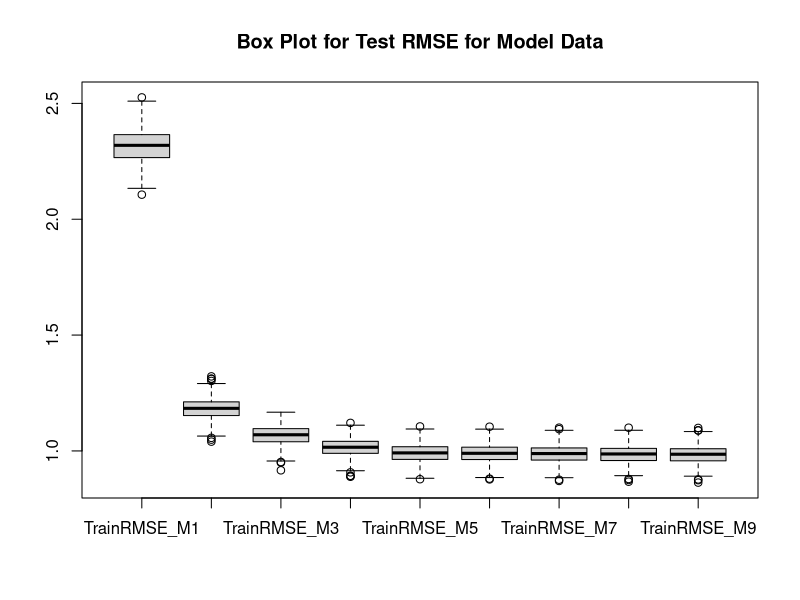
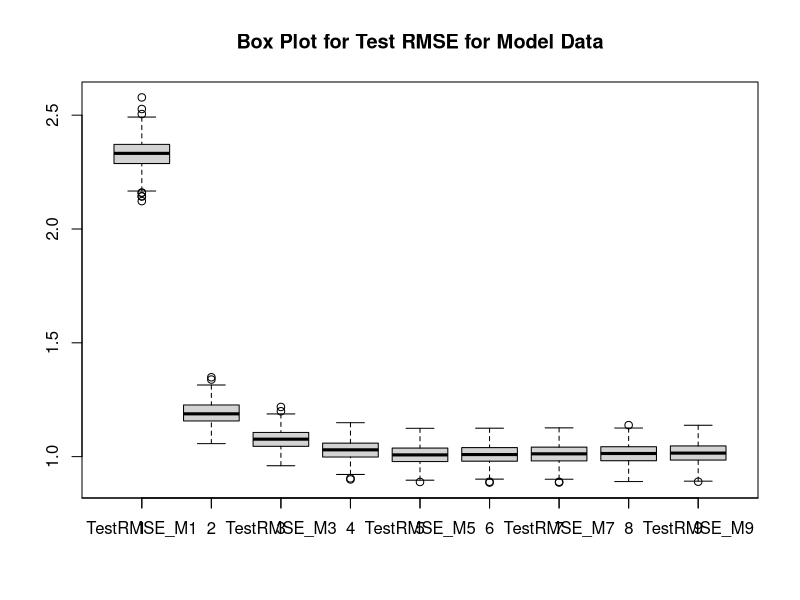
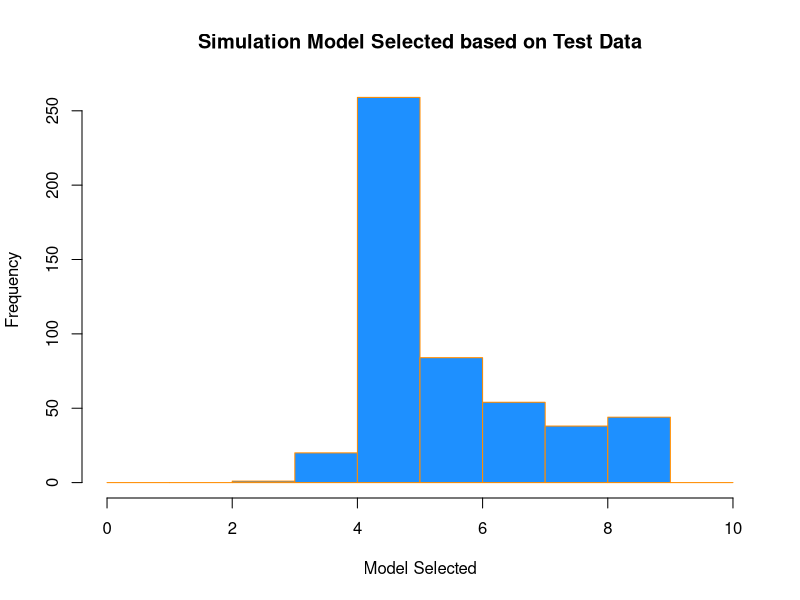
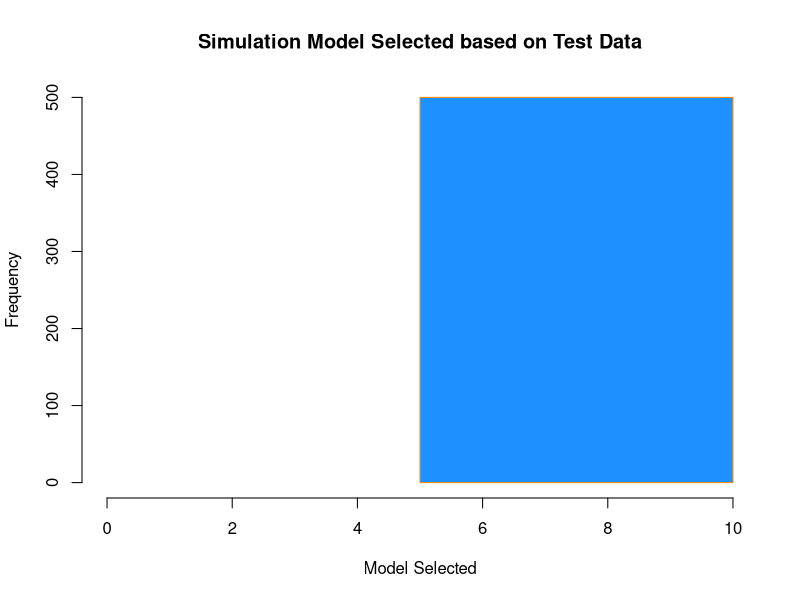
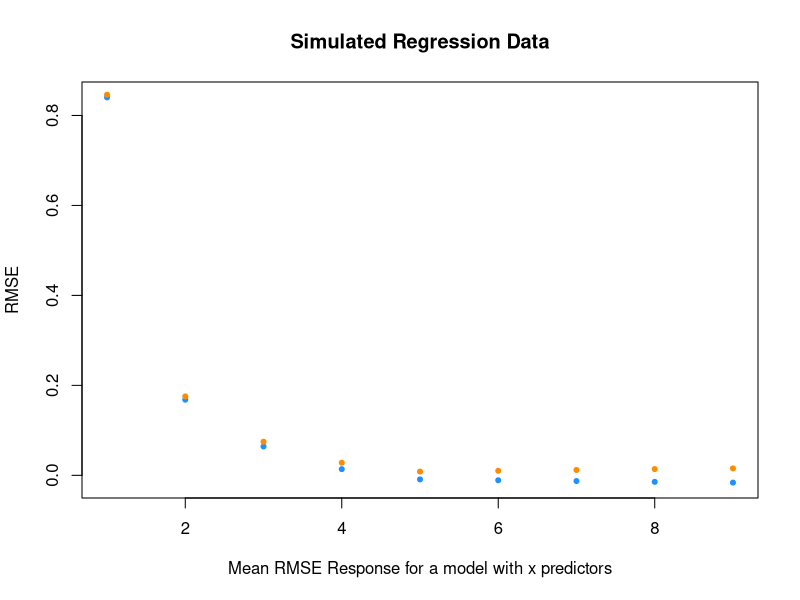
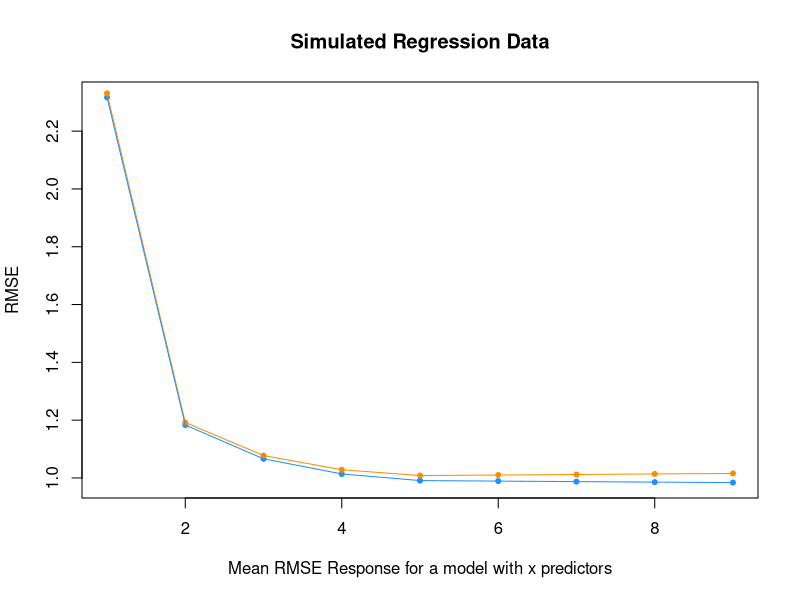
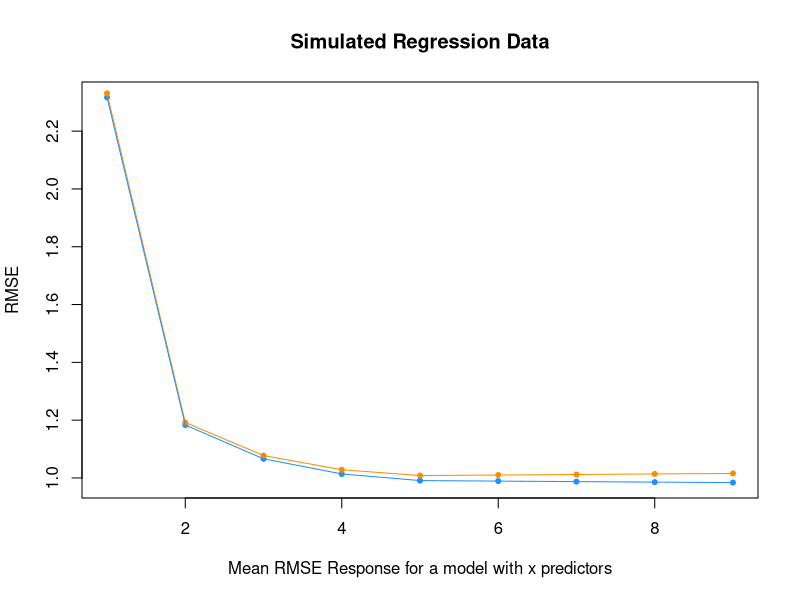

These charts were generated, in order, by the following R code:

#simulate from known data
#model the data


#set seed
birthday = 19810803
set.seed(birthday)

#set known model parameters
beta_0 = 0
beta_1 = 6
beta_2 = -3.5
beta_3 = 1.7
beta_4 = -1.1
beta_5 = 0.7
#set values of sigma for each simulation
sigma_1 = 1
sigma_2 = 2
sigma_3 = 4

num_sims = 500
sample_size_split = 300
sample_size_total = 600

library(readr)
study_2 = read_csv("study_2.csv")


x0 = rep(1, sample_size_total)
x1 = study_2$x1
x2 = study_2$x2
x3 = study_2$x3
x4 = study_2$x4
x5 = study_2$x5
x6 = study_2$x6
x7 = study_2$x7
x8 = study_2$x8
x9 = study_2$x9
y = rep(0, sample_size_total)


sim_data = data.frame(x1, x2, x3, x4, x5,x6, x7, x8, x9,  y)

get_predict = function(model, test_data){
  test_data$y - predict(model, newdata = test_data)
}

get_RMSE= function(data) {
  RMSE   = sqrt( mean(data ^ 2  ))
}

simulate2 = function(num_sims, sigma){
  RMSE_train   = matrix(0, nrow = num_sims, ncol = 9)
  RMSE_test    =  matrix(0, nrow = num_sims, ncol = 9)
  winner_test  = rep(0, num_sims)
  winner_train = rep(0, num_sims)
  
  for(i in 1:num_sims) {
      
    eps = rnorm(sample_size_total, mean = 0 , sd = sigma)
    
    sim_data$y = beta_0 * x0 + beta_1 * x1 + beta_2 * x2 + beta_3 * x3 + beta_4 * x4 + beta_5 * x5 +   eps
    
    train_index = sample(1:nrow(sim_data), sample_size_split)
    train = sim_data[train_index ,]
    test  = sim_data[-train_index ,]
    
    model_1 = lm( y ~ x1, data = train)
    model_2 = lm( y ~ x1 + x2, data = train)
    model_3 = lm( y ~ x1 + x2 + x3, data = train)
    model_4 = lm( y ~ x1 + x2 + x3 + x4, data = train)
    model_5 = lm( y ~ x1 + x2 + x3 + x4 + x5, data = train)
    model_6 = lm( y ~ x1 + x2 + x3 + x4 + x5 + x6, data = train)
    model_7 = lm( y ~ x1 + x2 + x3 + x4 + x5 + x6 + x7, data = train)
    model_8 = lm( y ~ x1 + x2 + x3 + x4 + x5 + x6 + x7 + x8, data = train)
    model_9 = lm( y ~ x1 + x2 + x3 + x4 + x5 + x6 + x7 + x8 + x9, data = train)
    
    RMSE_train[i ,] = c(get_RMSE(resid(model_1)), get_RMSE(resid(model_2)), get_RMSE(resid(model_3)), get_RMSE(resid(model_4)),
                      get_RMSE(resid(model_5)), get_RMSE(resid(model_6)), get_RMSE(resid(model_7)), get_RMSE(resid(model_8)),
                      get_RMSE(resid(model_9))
                      )

    RMSE_test[i, ] = c(get_RMSE(get_predict(model_1, test)), get_RMSE(get_predict(model_2, test)), 
                       get_RMSE(get_predict(model_3, test)), get_RMSE(get_predict(model_4, test)), 
                       get_RMSE(get_predict(model_5, test)), get_RMSE(get_predict(model_6, test)), 
                       get_RMSE(get_predict(model_7, test)), get_RMSE(get_predict(model_8, test)), 
                       get_RMSE(get_predict(model_9, test))
                       )
    winner_test[i] = which.min(RMSE_test[i, ])
    winner_train[i] = which.min(RMSE_train[i, ])
    
  }
  result = data.frame(RMSE_train, RMSE_test, winner_test, winner_train) 
  colnames(result) <- c( "TrainRMSE_M1", "TrainRMSE_M2", "TrainRMSE_M3", "TrainRMSE_M4", "TrainRMSE_M5", "TrainRMSE_M6", 
                         "TrainRMSE_M7", "TrainRMSE_M8", "TrainRMSE_M9", 
                        "TestRMSE_M1", "TestRMSE_M2", "TestRMSE_M3", "TestRMSE_M4", "TestRMSE_M5", "TestRMSE_M6", "TestRMSE_M7", 
                        "TestRMSE_M8", "TestRMSE_M9", "TestWinner", "TrainWinner")
  result
}

#run simulations 500 times for values of sigma: 1, 2, 4
sim1_sigma1 = simulate2(500, 1)
sim2_sigma2 = simulate2(500, 2)
sim3_sigma3 = simulate2(500, 4)


get_means = function(data){
  end = ncol(data) -2
  model_means = rep(0, end)
  for(i in 1:end) {
    model_means[i] = mean(sim1_sigma1[, i])
  }
  model_means
}

(sim1_means = get_means(sim1_sigma1))
(sim2_means = get_means(sim2_sigma2))
(sim3_means = get_means(sim3_sigma3))


head(sim1_sigma1)

#This is very important to see this.
sum(sim1_sigma1$TestWinner == 4) #22
sum(sim1_sigma1$TestWinner == 5) #253
sum(sim1_sigma1$TestWinner == 6) #96

sum(sim3_sigma3$TestWinner == 4) #126 <- choosing bad model
sum(sim3_sigma3$TestWinner == 5) #93
sum(sim3_sigma3$TestWinner == 6) #49



#Box plots
boxplotdata = sim1_sigma1
boxplotdata$TestWinner = NULL
boxplotdata$TrainWinner = NULL
# Box plots for all crime rates
boxplot(boxplotdata[,1:9], main="Box Plot for Test RMSE for Model Data")
# Box plots for all crime rates
boxplot(boxplotdata[,10:18], main="Box Plot for Test RMSE for Model Data")

#Histogram
hist(sim1_sigma1$TestWinner, 
     main = "Simulation Model Selected based on Test Data",
     xlab = "Model Selected",
     col = "dodgerblue",
     border = "darkorange", axis(side=1, at=seq(0,10, 1)))

hist(sim1_sigma1$TrainWinner,
     main = "Simulation Model Selected based on Test Data",
     xlab = "Model Selected",
     col = "dodgerblue",
     border = "darkorange", xlim=c(0, 10))




#plot for sigma = 1 RMSE Mean 
plot(log(sim1_means[1:9]), pch = 20, col = "dodgerblue", cex = 1,
     xlab = "Mean RMSE Response for a model with x predictors",
     ylab = "RMSE",
     main = "Simulated Regression Data",)
points(log(sim1_means[10:18]), pch = 20, col = "darkorange", cex = 1)
lines(sim1_means[10:18], col = "darkorange")
lines(sim1_means[1:9], col = "dodgerblue")

#plot for sigma = 2 RMSE Mean 
plot(sim2_means[1:9], pch = 20, col = "dodgerblue", cex = 1,
     xlab = "Mean RMSE Response for a model with x predictors",
     ylab = "RMSE",
     main = "Simulated Regression Data",)
points(sim2_means[10:18], pch = 20, col = "darkorange", cex = 1)
lines(sim2_means[10:18], col = "darkorange")
lines(sim2_means[1:9], col = "dodgerblue")


#plot for sigma = 4 RMSE Mean 
plot(sim3_means[1:9], pch = 20, col = "dodgerblue", cex = 1,
     xlab = "Mean RMSE Response for a model with x predictors",
     ylab = "RMSE",
     main = "Simulated Regression Data",)
points(sim3_means[10:18], pch = 20, col = "darkorange", cex = 1)
lines(sim3_means[10:18], col = "darkorange")
lines(sim3_means[1:9], col = "dodgerblue")

